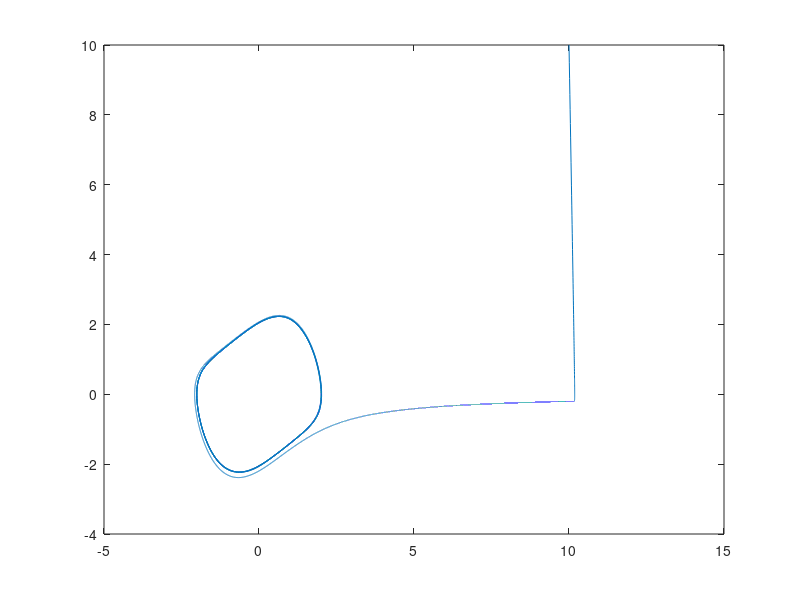

Write MATLAB code to recreate this figure.
% vander pol (beautiful limit cycle)
mu = 0.5;
f = @(t,y) [y(2); -y(1) - mu*y(2)*(y(1)^2 -1)];

[t,y]= ode45(f,0:0.001:60,[10,10]);

plot(y(:,1),y(:,2))